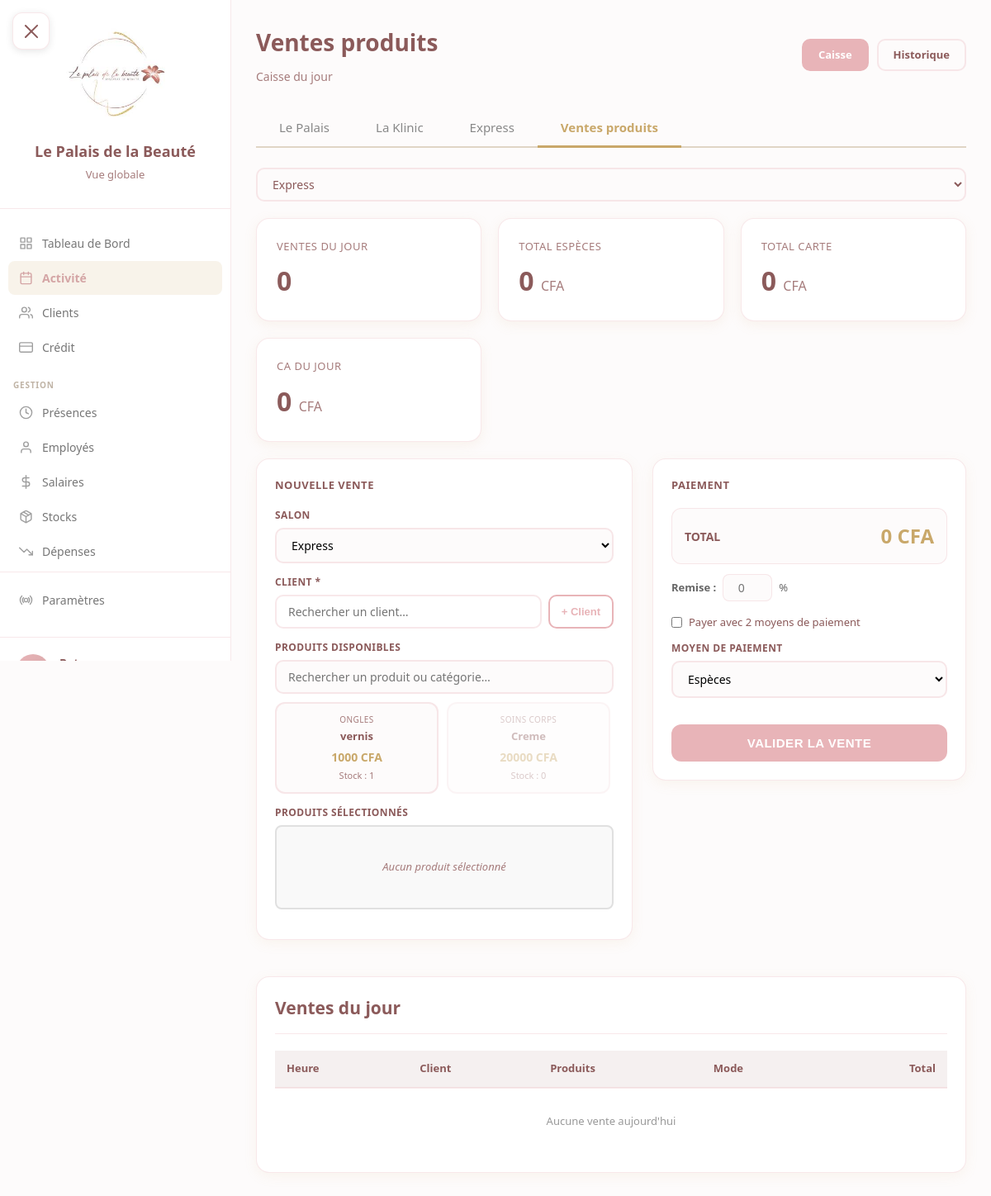
Before: /gestion/ventes/ (signed in) with the older database file.
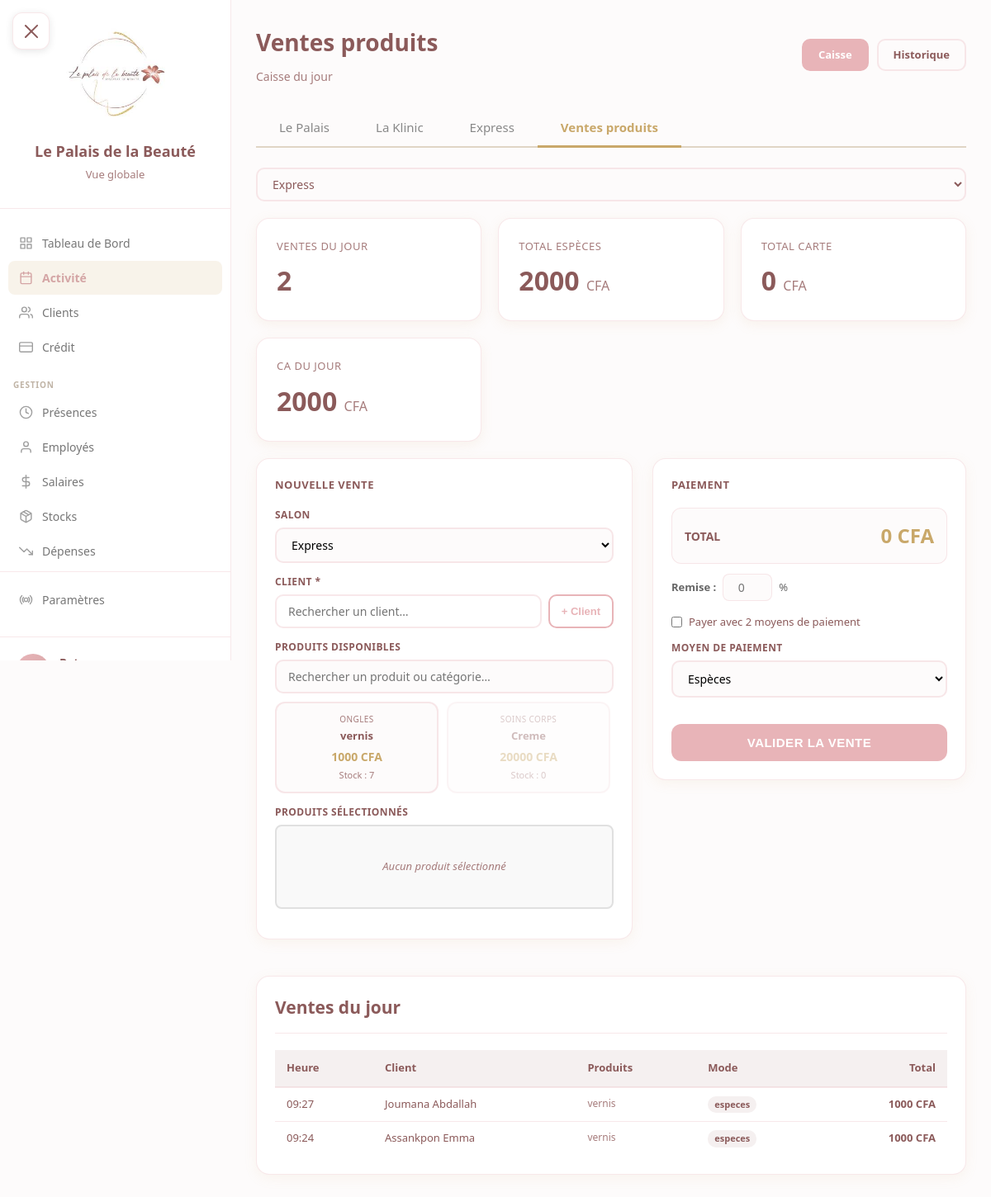
After: the same page with the newer database file.
### core/models.py (models this page shows, shortened)
class Produit(models.Model):
    nom = models.CharField(max_length=200)
    reference = models.CharField(max_length=100, blank=True, default='')
    categorie = models.ForeignKey(
        CategorieProduit, on_delete=models.PROTECT,
        null=True, blank=True, related_name='produits'
    )
    unite = models.ForeignKey(
        UniteMesure, on_delete=models.PROTECT,
        null=True, blank=True, related_name='produits'
    )
    fournisseur = models.ForeignKey(
        Fournisseur, on_delete=models.SET_NULL,
        null=True, blank=True, related_name='produits'
    )
    prix_achat = models.IntegerField(default=0, validators=[MinValueValidator(0)])
    prix_vente = models.IntegerField(default=0, validators=[MinValueValidator(0)], help_text="0 si non vendu aux clients")
    stock_actuel = models.IntegerField(default=0)
    stock_minimum = models.IntegerField(default=0, validators=[MinValueValidator(0)])
    actif = models.BooleanField(default=True)
    date_creation = models.DateTimeField(auto_now_add=True)
    class Meta:
        verbose_name = "Produit"
        verbose_name_plural = "Produits"
        ordering = ['categorie__nom', 'nom']

class CategorieProduit(models.Model):
    nom = models.CharField(max_length=100, unique=True)
    description = models.TextField(blank=True, null=True)
    class Meta:
        verbose_name = "Catégorie produit"
        verbose_name_plural = "Catégories produits"
        ordering = ['nom']

class VenteProduit(models.Model):
    MODE_CHOICES = [
        ('especes', 'Espèces'),
        ('wave', 'Wave'),
        ('om', 'Orange Money'),
        ('carte', 'Carte bancaire'),
        ('carte_cadeau', 'Carte cadeau'),
        ('differe', 'Paiement différé'),
    ]
    date = models.DateTimeField(auto_now_add=True)
    institut = models.ForeignKey(Institut, on_delete=models.CASCADE, related_name='ventes_produits')
    client = models.ForeignKey(Client, on_delete=models.SET_NULL, null=True, blank=True, related_name='ventes_produits')
    montant_total = models.IntegerField(default=0)
    mode_paiement = models.CharField(max_length=20, choices=MODE_CHOICES)
    mode_paiement_2 = models.CharField(max_length=20, choices=MODE_CHOICES, blank=True, null=True)
    montant_paiement_1 = models.IntegerField(default=0)
    remise_pourcent = models.IntegerField(default=0)
    carte_cadeau_utilisee = models.ForeignKey('CarteCadeau', on_delete=models.SET_NULL, null=True, blank=True, related_name='utilisations_ventes')
    montant_carte_utilise = models.IntegerField(default=0)
    effectue_par = models.ForeignKey('Utilisateur', on_delete=models.SET_NULL, null=True)
    class Meta:
        verbose_name = "Vente produit"
        verbose_name_plural = "Ventes produits"
        ordering = ['-date']

class Client(models.Model):
    SEXE_CHOICES = [
        ('F', 'Femme'),
        ('H', 'Homme'),
    ]
    nom = models.CharField(max_length=100)
    prenom = models.CharField(max_length=100)
    telephone = models.CharField(max_length=20, unique=True)
    email = models.EmailField(blank=True, null=True)
    sexe = models.CharField(max_length=1, choices=SEXE_CHOICES, default='F')
    date_naissance = models.DateField(blank=True, null=True)
    date_creation = models.DateTimeField(auto_now_add=True)
    notes = models.TextField(blank=True, null=True)  # Observations / notes libres
    actif = models.BooleanField(default=True)
    class Meta:
        verbose_name = "Client"
        verbose_name_plural = "Clients"
        ordering = ['nom', 'prenom']
    def get_full_name(self):
        return f"{self.prenom} {self.nom}"

class LigneVenteProduit(models.Model):
    vente = models.ForeignKey(VenteProduit, on_delete=models.CASCADE, related_name='lignes')
    produit = models.ForeignKey('Produit', on_delete=models.PROTECT)
    quantite = models.IntegerField(validators=[MinValueValidator(1)])
    prix_unitaire = models.IntegerField(validators=[MinValueValidator(0)])
    sous_total = models.IntegerField(validators=[MinValueValidator(0)])

### gestion/views.py (the view)
# urls.py: path('ventes/', views.ventes_caisse, name='ventes_caisse'),
@login_required
@role_required(['patron', 'manager'])
def ventes_caisse(request):
    from django.db.models import Sum
    utilisateur = request.user.utilisateur
    instituts = Institut.objects.all().order_by('nom')
    if utilisateur.role == 'patron':
        institut_code = request.GET.get('institut', instituts.first().code if instituts.exists() else 'palais')
    else:
        institut_code = utilisateur.institut.code if utilisateur.institut else 'palais'
    institut = Institut.objects.filter(code=institut_code).first()
    produits = Produit.objects.filter(actif=True, prix_vente__gt=0).select_related('unite', 'categorie').order_by('categorie__nom', 'nom')
    clients = Client.objects.filter(actif=True).order_by('nom')
    today = date.today()
    ventes_qs = VenteProduit.objects.filter(institut=institut, date__date=today).select_related('client', 'effectue_par').prefetch_related('lignes__produit').order_by('-date')
    agg = ventes_qs.aggregate(s=Sum('montant_total'))
    ventes_jour = agg['s'] or 0
    nb_ventes = ventes_qs.count()
    total_especes = ventes_qs.filter(mode_paiement='especes').aggregate(s=Sum('montant_total'))['s'] or 0
    total_carte = ventes_qs.filter(mode_paiement='carte').aggregate(s=Sum('montant_total'))['s'] or 0
    return render(request, 'gestion/ventes/caisse.html', {
        'instituts': instituts,
        'institut': institut,
        'institut_code': institut_code,
        'produits': produits,
        'clients': clients,
        'ventes_jour': ventes_jour,
        'nb_ventes': nb_ventes,
        'total_especes': total_especes,
        'total_carte': total_carte,
        'ventes_du_jour': ventes_qs,
        'can_edit': utilisateur.role == 'patron',
    })

### core/models.py (called while the page is built)
    def is_patron(self):
        return self.role == 'patron'

### templates/gestion/ventes/caisse.html (shortened to what the changed rows need)
{% extends 'base.html' %}
{% block content %}
<div class="content-header">
    <div style="display:flex; justify-content:space-between; align-items:center; flex-wrap:wrap; gap:15px;">
        <div>
            <h1 class="page-title">Ventes produits</h1>
        </div>
    </div>
</div>
<div class="vente-container">
    <div class="stats-grid" style="margin-bottom:20px;">
        <div class="stat-card">
            <div class="stat-label">Ventes du jour</div>
            <div class="stat-value">{{ nb_ventes }}</div>
        </div>
        <div class="stat-card">
            <div class="stat-label">Total espèces</div>
            <div class="stat-value">{{ total_especes|floatformat:0 }} <span class="stat-unit">CFA</span></div>
        </div>
        {% if can_edit %}
        <div class="stat-card">
            <div class="stat-label">CA du jour</div>
            <div class="stat-value">{{ ventes_jour|floatformat:0 }} <span class="stat-unit">CFA</span></div>
        </div>
        {% endif %}
    </div>
    <div class="layout">
        <div class="card" style="padding:22px;">
            <div class="form-group">
                {% if produits %}
                <div class="produits-grid" id="produitGrid">
                    {% for p in produits %}
                    <div class="produit-card {% if p.stock_actuel == 0 %}zero{% endif %}"
                         data-id="{{ p.id }}"
                         data-nom="{{ p.nom }}"
                         data-prix="{{ p.prix_vente }}"
                         data-stock="{{ p.stock_actuel }}"
                         data-cat="{{ p.categorie.nom|default:'' }}"
                         onclick="ajouterAuPanier(this)">
                        <div class="p-cat">{{ p.categorie.nom|default:"—" }}</div>
                        <div class="p-nom">{{ p.nom }}</div>
                        <div class="p-prix">{{ p.prix_vente|floatformat:0 }} CFA</div>
                        <div class="p-stock">Stock : {{ p.stock_actuel }}{% if p.unite %} {{ p.unite.abreviation }}{% endif %}</div>
                    </div>
                    {% endfor %}
                </div>
                {% else %}
                <p style="color:var(--text-light);font-style:italic;font-size:13px;">Aucun produit avec prix de vente défini. Configurez les prix dans <a href="{% url 'gestion:stocks_produits' %}">Stocks</a>.</p>
                {% endif %}
            </div>
        </div>
    </div>
<div class="card" style="margin-top:24px;">
    <div class="card-header">
        <h2>Ventes du jour</h2>
    </div>
    <div style="overflow-x:auto;">
        <table>
            <thead>
                <tr>
                    <th>Heure</th>
                    <th>Client</th>
                    <th>Produits</th>
                    <th>Mode</th>
                    <th style="text-align:right;">Total</th>
                </tr>
            </thead>
            <tbody>
                {% for v in ventes_du_jour %}
                <tr>
                    <td>{{ v.date|date:"H:i" }}</td>
                    <td>{{ v.client.get_full_name|default:"—" }}</td>
                    <td class="lignes-list">
                        {% for l in v.lignes.all %}
                        <div>{{ l.produit.nom }}{% if l.quantite > 1 %} ×{{ l.quantite }}{% endif %}</div>
                        {% endfor %}
                    </td>
                    <td><span class="badge-mode">{{ v.mode_paiement }}</span></td>
                    <td style="text-align:right;font-weight:600;">{{ v.montant_total|floatformat:0 }} CFA</td>
                </tr>
                {% empty %}
                <tr><td colspan="5" style="text-align:center;padding:30px;color:#999;">Aucune vente aujourd'hui</td></tr>
                {% endfor %}
            </tbody>
        </table>
    </div>
</div>
</div>
{% endblock %}

Changed rows visible on the page:
changed Produit "vernis": stock_actuel "1" → "7"
added VenteProduit: date "09:27", client.get_full_name "Joumana Abdallah", mode_paiement "especes", montant_total "1000"
added LigneVenteProduit: produit.nom "vernis", shown under "09:27"
added VenteProduit: date "09:24", client.get_full_name "Assankpon Emma", mode_paiement "especes", montant_total "1000"
added LigneVenteProduit: produit.nom "vernis", shown under "09:24"
Other visible differences:
{{ nb_ventes }}: "0" → "2"
{{ total_especes|floatformat:0 }}: "0" → "2000"
{{ ventes_jour|floatformat:0 }}: "0" → "2000"
text no longer shown: "Aucune vente aujourd'hui"
